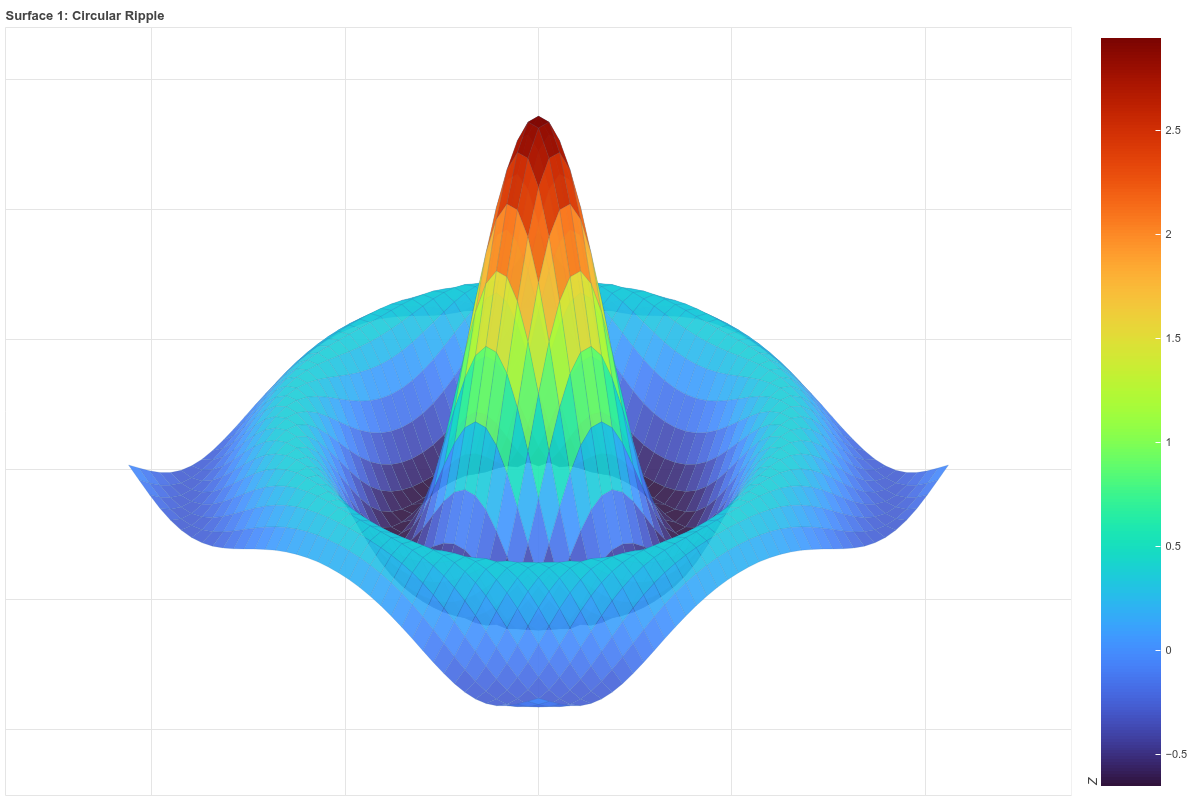

The script that drew this image:
from butils import *
from bokeh.palettes import Turbo256

# ============================================================
# EXAMPLES
# ============================================================
best_surfaces = [
    # (lambda X,Y: np.sin(X*2) * np.cos(Y*2), "Smooth Wave Hills"),
    (lambda X,Y: np.sin(3*np.sqrt(X**2 + Y**2))/np.sqrt(X**2 + Y**2 + 1e-6), "Circular Ripple"),
    # (lambda X,Y: (1 - (X**2 + Y**2)) * np.exp(-(X**2 + Y**2)/2), "Mexican Hat"),
    # (lambda X,Y: np.sin(X)*np.cos(Y), "sin(X)*cos(Y)"),
    # (lambda X,Y: np.sin(np.sqrt(X**2 + Y**2)), "sin(sqrt(X^2+Y^2))"),
    # (lambda X,Y: np.exp(-0.1*(X**2+Y**2))*np.sin(X*2)*np.cos(Y*2), "damped sine-cosine"),
    # (lambda X,Y: np.tanh(X)*np.tanh(Y), "tanh(X)*tanh(Y)"),
    # (lambda X,Y: np.sin(X)*np.sin(Y) + np.cos(X*Y), "sin(X)*sin(Y)+cos(X*Y)")
]

for idx, (func, name) in enumerate(best_surfaces, 1):
    plot = plot_surface_bokeh(func, title=f"Surface {idx}: {name}", cmap=Turbo256, output_path=f"surface_best_{idx}.html")
    show(plot)
    save_plot(plot, 'output/surface3d_01')
